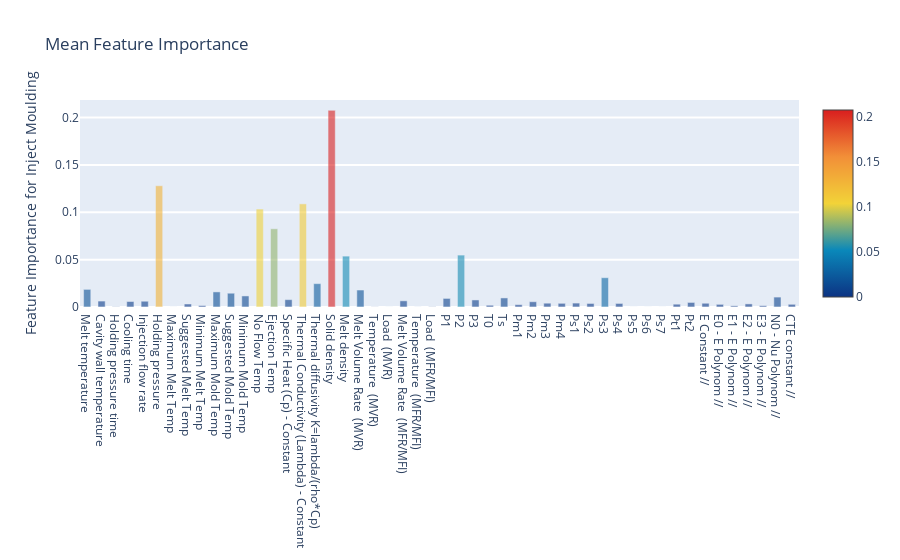

Notebook cell for this chart:
### Code cell
y = features['mean'].values
x = features['names'].values
data = [go.Bar(
            x= x,
            y= y,
            width = 0.5,
            marker=dict(
               color = features['mean'].values,
            colorscale='Portland',
            showscale=True,
            reversescale = False
            ),
            opacity=0.6
        )]

layout= go.Layout(
    autosize= True,
    title= 'Mean Feature Importance',
    hovermode= 'closest',
    yaxis=dict(
        title= 'Feature Importance for Inject Moulding',
        ticklen= 5,
        gridwidth= 2
    ),
    showlegend= False
)
fig = go.Figure(data=data, layout=layout)
py.iplot(fig, filename='barplothouse')

### Figure 1 — Plotly figure (JSON) as saved in the notebook; plotly's stock layout.template omitted (floating-point values rounded to 4 significant figures)
{"data": [{"marker": {"color": [0.01859, 0.006263, 0.0003032, 0.005799, 0.006082, 0.128, 0, 0.003178, 0.001511, 0.01594, 0.01454, 0.01167, 0.1034, 0.08256, 0.007748, 0.1089, 0.02464, 0.2076, 0.05369, 0.01791, 0.0001487, 2.042e-05, 0.006515, 4.657e-05, 0.0002662, 0.009051, 0.05478, 0.007429, 0.001838, 0.00956, 0.002449, 0.005547, 0.004013, 0.003889, 0.004131, 0.003731, 0.03092, 0.003759, 0, 0, 0, 0.002958, 0.0048, 0.003954, 0.002799, 0.001245, 0.003268, 0.001379, 0.01047, 0.002844], "colorscale": [[0, "rgb(12,51,131)"], [0.25, "rgb(10,136,186)"], [0.5, "rgb(242,211,56)"], [0.75, "rgb(242,143,56)"], [1, "rgb(217,30,30)"]], "reversescale": false, "showscale": true}, "opacity": 0.6, "type": "bar", "width": 0.5, "x": ["Melt temperature", "Cavity wall temperature", "Holding pressure time", "Cooling time", "Injection flow rate", "Holding pressure", "Maximum Melt Temp", "Suggested Melt Temp", "Minimum Melt Temp", "Maximum Mold Temp", "Suggested Mold Temp", "Minimum Mold Temp", "No Flow Temp", "Ejection Temp", "Specific Heat (Cp) - Constant", "Thermal Conductivity (Lambda) - Constant", "Thermal diffusivity K=lambda/(rho*Cp) ", "Solid density", "Melt density", "Melt Volume Rate  (MVR)", "Temperature  (MVR)", "Load  (MVR)", "Melt Volume Rate  (MFR/MFI)", "Temperature  (MFR/MFI)", "Load  (MFR/MFI)", "P1", "P2", "P3", "T0", "Ts", "Pm1", "Pm2", "Pm3", "Pm4", "Ps1", "Ps2", "Ps3", "Ps4", "Ps5", "Ps6", "Ps7", "Pt1", "Pt2", "E Constant //", "E0 - E Polynom //", "E1 - E Polynom //", "E2 - E Polynom //", "E3 - E Polynom //", "N0 - Nu Polynom //", "CTE constant //"], "y": [0.01859, 0.006263, 0.0003032, 0.005799, 0.006082, 0.128, 0, 0.003178, 0.001511, 0.01594, 0.01454, 0.01167, 0.1034, 0.08256, 0.007748, 0.1089, 0.02464, 0.2076, 0.05369, 0.01791, 0.0001487, 2.042e-05, 0.006515, 4.657e-05, 0.0002662, 0.009051, 0.05478, 0.007429, 0.001838, 0.00956, 0.002449, 0.005547, 0.004013, 0.003889, 0.004131, 0.003731, 0.03092, 0.003759, 0, 0, 0, 0.002958, 0.0048, 0.003954, 0.002799, 0.001245, 0.003268, 0.001379, 0.01047, 0.002844]}], "layout": {"autosize": true, "hovermode": "closest", "showlegend": false, "title": {"text": "Mean Feature Importance"}, "yaxis": {"gridwidth": 2, "ticklen": 5, "title": {"text": "Feature Importance for Inject Moulding"}}}}
